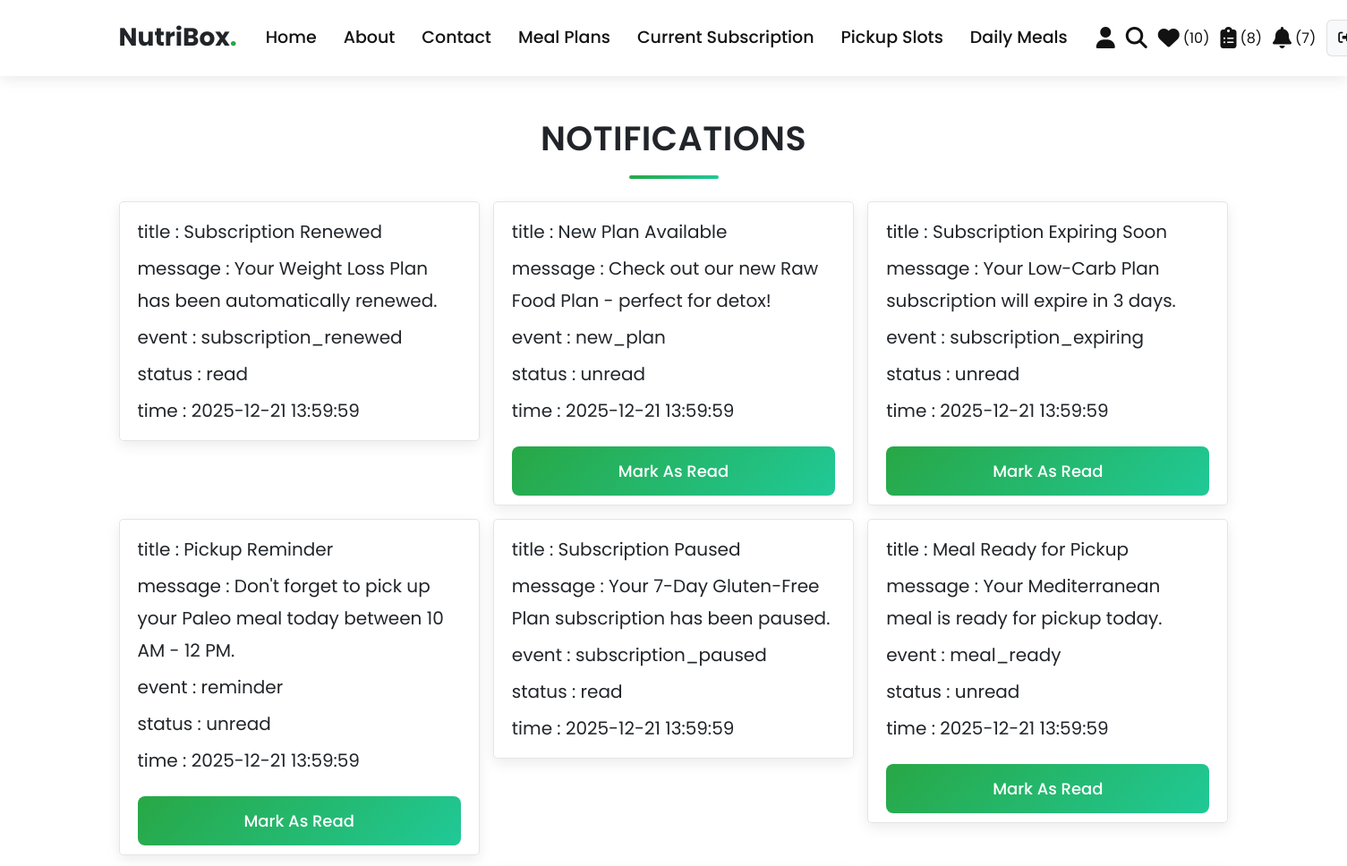
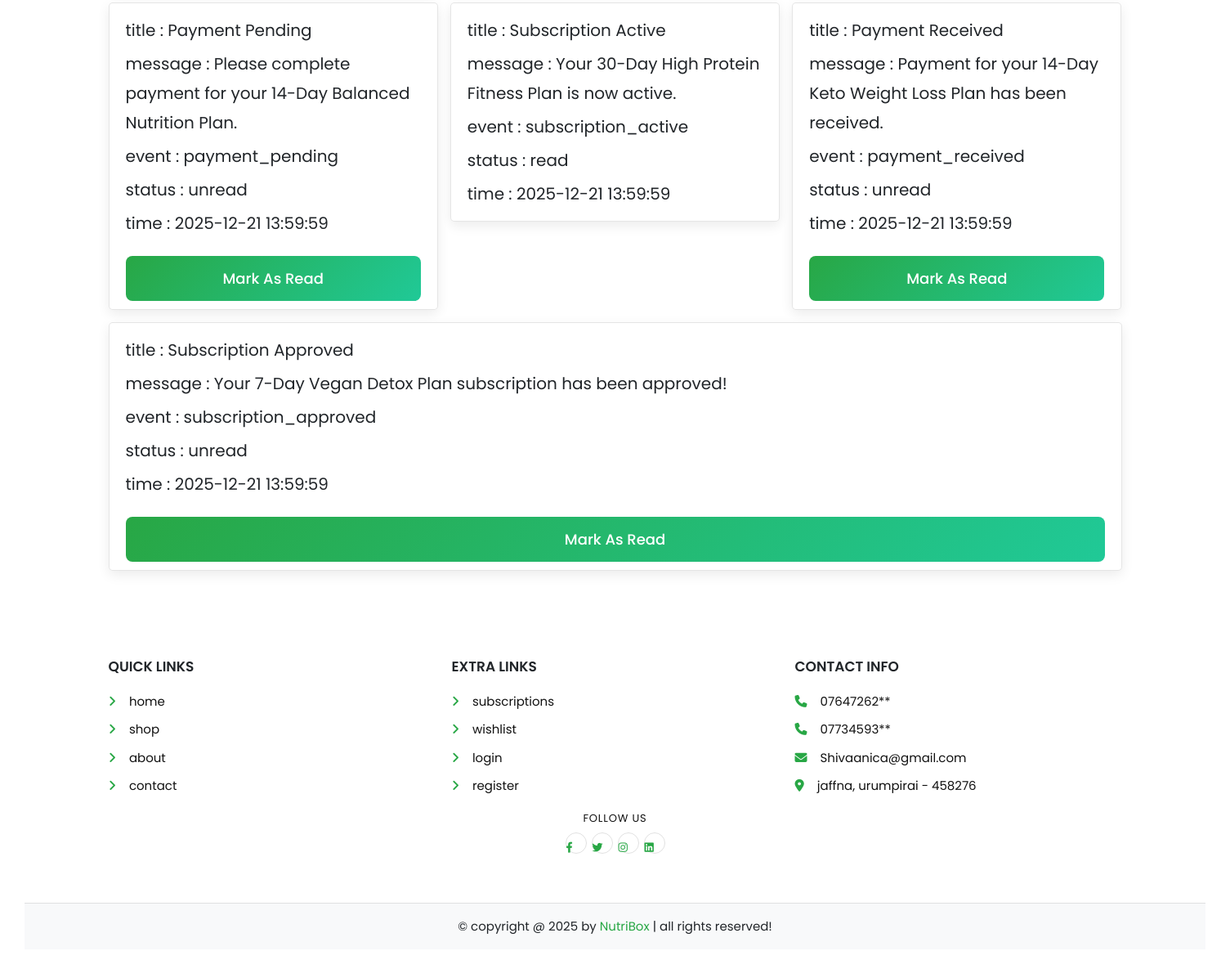
The app's page /user/notifications.php (signed in) with its own data (2 pictures, top to bottom).
### tables this page shows
CREATE TABLE IF NOT EXISTS notifications (
  id INT(100) NOT NULL AUTO_INCREMENT,
  user_id INT(100) NOT NULL,
  subscription_id INT(100) DEFAULT NULL,
  event VARCHAR(50) NOT NULL,
  title VARCHAR(150) NOT NULL,
  message VARCHAR(1000) NOT NULL,
  is_read TINYINT(1) NOT NULL DEFAULT 0,
  created_at TIMESTAMP NOT NULL DEFAULT CURRENT_TIMESTAMP,
  PRIMARY KEY (id),
  KEY idx_user_id (user_id),
  KEY idx_is_read (is_read)
);

### user/notifications.php (the view, shortened to what this page needs)
<?php
@include "../config.php";
$user_id = $_SESSION["user_id"];
$notifications = $conn->prepare(
    "SELECT * FROM `notifications` WHERE user_id = ? ORDER BY created_at DESC, id DESC",
);
$notifications->execute([$user_id]);
?>
<!DOCTYPE html>
<html lang="en">
<head>
   <link rel="stylesheet" href="https://cdnjs.cloudflare.com/ajax/libs/font-awesome/6.1.1/css/all.min.css">
   <link rel="stylesheet" href="css/user_style.css">
</head>
<body>
<?php include "user_header.php"; ?>
<section class="placed-orders">
   <h1 class="title">notifications</h1>
   <div class="box-container">
      <?php if ($notifications->rowCount() > 0) {
          while ($note = $notifications->fetch(PDO::FETCH_ASSOC)) { ?>
      <div class="box">
         <p> title : <span><?= $note["title"] ?></span> </p>
         <p> message : <span><?= $note["message"] ?></span> </p>
         <p> event : <span><?= $note["event"] ?></span> </p>
         <p> status : <span><?= $note["is_read"]
             ? "read"
             : "unread" ?></span> </p>
         <p> time : <span><?= $note["created_at"] ?></span> </p>
         <?php if ((int) $note["is_read"] === 0) { ?>
            <form action="" method="POST" style="margin-top:1rem;">
               <input type="submit" name="mark_read" class="btn" value="mark as read">
            </form>
         <?php } ?>
      </div>
      <?php }
      } else {
          echo '<p class="empty">no notifications yet!</p>';
      } ?>
   </div>
</section>
<?php include "user_footer.php"; ?>
</body>
</html>

### user/css/user_style.css (style rules this page uses)
.placed-orders .box-container { display: flex; flex-wrap: wrap; gap: 1.5rem; align-items: flex-start; }
.placed-orders .box-container .box { padding: 1rem 2rem; flex: 1 1 40rem; border: var(--border); background-color: var(--white); box-shadow: var(--box-shadow); border-radius: 0.5rem; }
.placed-orders .box-container .box p { margin: 0.5rem 0; line-height: 1.8; font-size: 2rem; color: var(--light-color); }
.placed-orders .box-container .box p span { color: var(--green); }

### user/css/components.css (style rules this page uses)
:root { --primary-green: #28a745; --secondary-orange: #fd7e14; --accent-red: #dc3545; --dark-gray: #212529; --light-gray: #121212; --white: #ffffff; --off-white: #f8f9fa; --light-bg: #8aeeb5; --border: 0.15rem solid rgba(0, 0, 0, 0.1); --box-shadow: 0 0.5rem 1.5rem rgba(0, 0, 0, 0.08); --gradient: linear-gradient(135deg, var(--primary-green), #20c997); }
* { font-family: "Poppins", sans-serif; margin: 0; padding: 0; box-sizing: border-box; outline: none; border: none; text-decoration: none; color: var(--dark-gray); transition: all 0.3s ease; }
body { background-color: var(--light-bg); line-height: 1.6; background: url("../../images/BG.png") no-repeat center center fixed; background-size: cover; font-family: "Poppins", sans-serif; }
html { font-size: 62.5%; overflow-x: hidden; scroll-behavior: smooth; scroll-padding-top: 7rem; }
section { padding: 4rem 3rem; max-width: 1300px; margin: 0 auto; }
.btn, .delete-btn, .option-btn { display: inline-block; width: 100%; margin-top: 1.2rem; border-radius: 0.8rem; color: var(--white); font-size: 1.8rem; font-weight: 500; padding: 1.4rem 3.2rem; text-transform: capitalize; cursor: pointer; text-align: center; position: relative; overflow: hidden; z-index: 1; }
.btn { background: var(--gradient); }
.btn::before, .delete-btn::before, .option-btn::before { content: ""; position: absolute; top: 0; left: -100%; width: 100%; height: 100%; background: rgba(0, 0, 0, 0.1); transition: left 0.3s ease; z-index: -1; }
.title { text-align: center; margin-bottom: 2.5rem; text-transform: uppercase; color: var(--dark-gray); font-size: 3.8rem; font-weight: 600; letter-spacing: 0.05rem; position: relative; }
.title::after { content: ""; width: 100px; height: 4px; background: var(--gradient); display: block; margin: 1rem auto; border-radius: 2px; }

### records on screen
notifications: title "Subscription Renewed", message "Your Weight Loss Plan has been automatically renewed.", event "subscription_renewed", is_read "read", created_at "2025-12-21 13:59:59"
notifications: title "New Plan Available", message "Check out our new Raw Food Plan - perfect for detox!", event "new_plan", is_read "unread", created_at "2025-12-21 13:59:59"
notifications: title "Subscription Expiring Soon", message "Your Low-Carb Plan subscription will expire in 3 days.", event "subscription_expiring", is_read "unread", created_at "2025-12-21 13:59:59"
notifications: title "Pickup Reminder", message "Don't forget to pick up your Paleo meal today between 10 AM - 12 PM.", event "reminder", is_read "unread", created_at "2025-12-21 13:59:59"
notifications: title "Subscription Paused", message "Your 7-Day Gluten-Free Plan subscription has been paused.", event "subscription_paused", is_read "read", created_at "2025-12-21 13:59:59"
notifications: title "Meal Ready for Pickup", message "Your Mediterranean meal is ready for pickup today.", event "meal_ready", is_read "unread", created_at "2025-12-21 13:59:59"
notifications: title "Payment Pending", message "Please complete payment for your 14-Day Balanced Nutrition Plan.", event "payment_pending", is_read "unread", created_at "2025-12-21 13:59:59"
notifications: title "Subscription Active", message "Your 30-Day High Protein Fitness Plan is now active.", event "subscription_active", is_read "read", created_at "2025-12-21 13:59:59"
notifications: title "Payment Received", message "Payment for your 14-Day Keto Weight Loss Plan has been received.", event "payment_received", is_read "unread", created_at "2025-12-21 13:59:59"
notifications: title "Subscription Approved", message "Your 7-Day Vegan Detox Plan subscription has been approved!", event "subscription_approved", is_read "unread", created_at "2025-12-21 13:59:59"

### other values on screen
$wishlist_total "10"
$subscription_total "8"
$unread_notifications "7"
